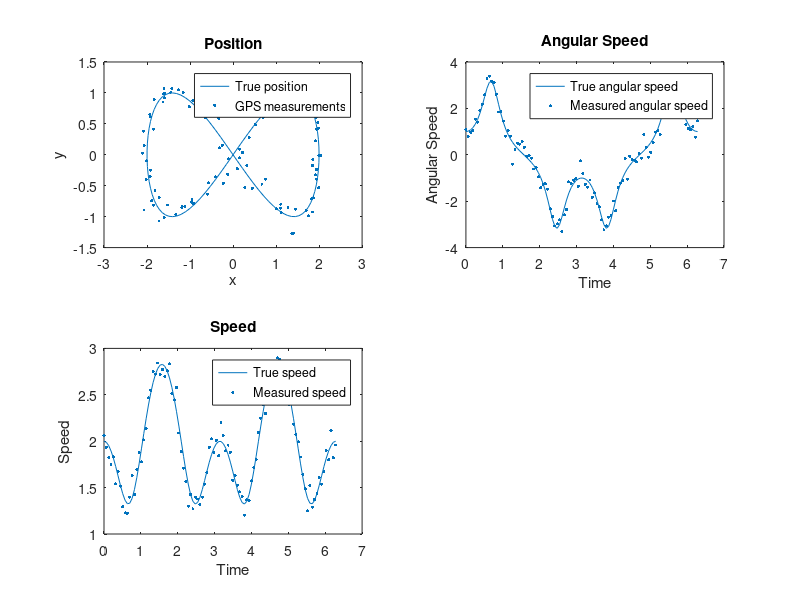

This chart was generated by the following MATLAB code: (Note: this script raises an error after producing the figure.)
% MATLAB code equivalent to the provided Python code

% Define time
t = linspace(0, 2*pi, 100);
dt = t(2) - t(1);

% Position
x = 2*cos(t);
y = sin(2*t);

% Velocity
dxdt = -2*sin(t);
dydt = 2*cos(2*t);

% Acceleration
d2xdt2 = -2*cos(t);
d2ydt2 = -4*sin(2*t);

% Jerk
d3xdt3 = 2*sin(t);
d3ydt3 = -8*cos(2*t);

% Angular speed (scalar)
omega = (dxdt .* d2ydt2 - dydt .* d2xdt2) ./ (dxdt.^2 + dydt.^2);

% Speed (scalar)
speed = sqrt(dxdt.^2 + dydt.^2);

% Measurement error
gps_sig = 0.1;
omega_sig = 0.3;
speed_sig = 0.1;

% Noisy measurements
x_gps = x + gps_sig * randn(size(x));
y_gps = y + gps_sig * randn(size(y));
omega_sens = omega + omega_sig * randn(size(omega));
speed_sens = speed + speed_sig * randn(size(speed));

% Plotting the position
figure;
subplot(2,2,1);
plot(x, y, 'DisplayName', 'True position'); hold on;
scatter(x_gps, y_gps, 5, 'red', 'filled', 'DisplayName', 'GPS measurements');
xlabel('x');
ylabel('y');
title('Position');
legend;

% Plotting the angular speed
subplot(2,2,2);
plot(t, omega, 'DisplayName', 'True angular speed'); hold on;
scatter(t, omega_sens, 5, 'red', 'filled', 'DisplayName', 'Measured angular speed');
xlabel('Time');
ylabel('Angular Speed');
title('Angular Speed');
legend;

% Plotting the speed
subplot(2,2,3);
plot(t, speed, 'DisplayName', 'True speed'); hold on;
scatter(t, speed_sens, 5, 'red', 'filled', 'DisplayName', 'Measured speed');
xlabel('Time');
ylabel('Speed');
title('Speed');
legend;

% Adjust layout
sgtitle('Position, Angular Speed, and Speed');
set(gcf, 'Position', [100, 100, 800, 600]);
